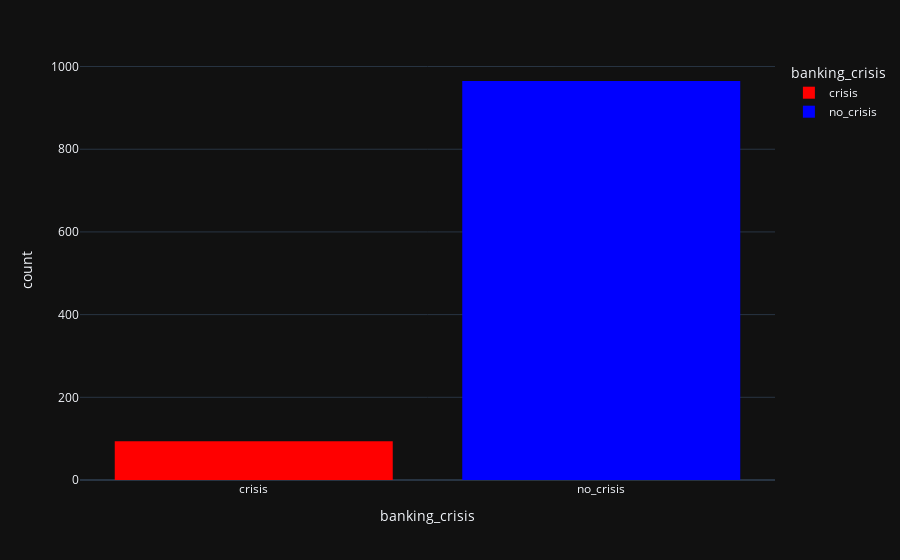

Notebook source saved alongside this figure:
### Code cell
px.histogram(df,x='banking_crisis',color='banking_crisis',color_discrete_map={'crisis':'red','no_crisis':'Blue'},template='plotly_dark')

### Figure 1 — Plotly figure (JSON) as saved in the notebook; plotly's stock layout.template omitted (floating-point values rounded to 4 significant figures; data arrays with more than 128 entries replaced by an {"elided": "..."} marker saying what was removed)
{"data": [{"alignmentgroup": "True", "bingroup": "x", "hovertemplate": "banking_crisis=%{x}<br>count=%{y}<extra></extra>", "legendgroup": "crisis", "marker": {"color": "red", "pattern": {"shape": ""}}, "name": "crisis", "offsetgroup": "crisis", "orientation": "v", "showlegend": true, "type": "histogram", "x": ["crisis", "crisis", "crisis", "crisis", "crisis", "crisis", "crisis", "crisis", "crisis", "crisis", "crisis", "crisis", "crisis", "crisis", "crisis", "crisis", "crisis", "crisis", "crisis", "crisis", "crisis", "crisis", "crisis", "crisis", "crisis", "crisis", "crisis", "crisis", "crisis", "crisis", "crisis", "crisis", "crisis", "crisis", "crisis", "crisis", "crisis", "crisis", "crisis", "crisis", "crisis", "crisis", "crisis", "crisis", "crisis", "crisis", "crisis", "crisis", "crisis", "crisis", "crisis", "crisis", "crisis", "crisis", "crisis", "crisis", "crisis", "crisis", "crisis", "crisis", "crisis", "crisis", "crisis", "crisis", "crisis", "crisis", "crisis", "crisis", "crisis", "crisis", "crisis", "crisis", "crisis", "crisis", "crisis", "crisis", "crisis", "crisis", "crisis", "crisis", "crisis", "crisis", "crisis", "crisis", "crisis", "crisis", "crisis", "crisis", "crisis", "crisis", "crisis", "crisis", "crisis", "crisis"], "xaxis": "x", "yaxis": "y"}, {"alignmentgroup": "True", "bingroup": "x", "hovertemplate": "banking_crisis=%{x}<br>count=%{y}<extra></extra>", "legendgroup": "no_crisis", "marker": {"color": "Blue", "pattern": {"shape": ""}}, "name": "no_crisis", "offsetgroup": "no_crisis", "orientation": "v", "showlegend": true, "type": "histogram", "x": {"elided": "965 str values"}, "xaxis": "x", "yaxis": "y"}], "layout": {"autosize": true, "barmode": "relative", "legend": {"title": {"text": "banking_crisis"}, "tracegroupgap": 0}, "margin": {"t": 60}, "xaxis": {"anchor": "y", "autorange": true, "categoryarray": ["crisis", "no_crisis"], "categoryorder": "array", "domain": [0, 1], "range": [-0.5, 1.5], "title": {"text": "banking_crisis"}, "type": "category"}, "yaxis": {"anchor": "x", "autorange": true, "domain": [0, 1], "range": [0, 1016.0], "title": {"text": "count"}}}}
